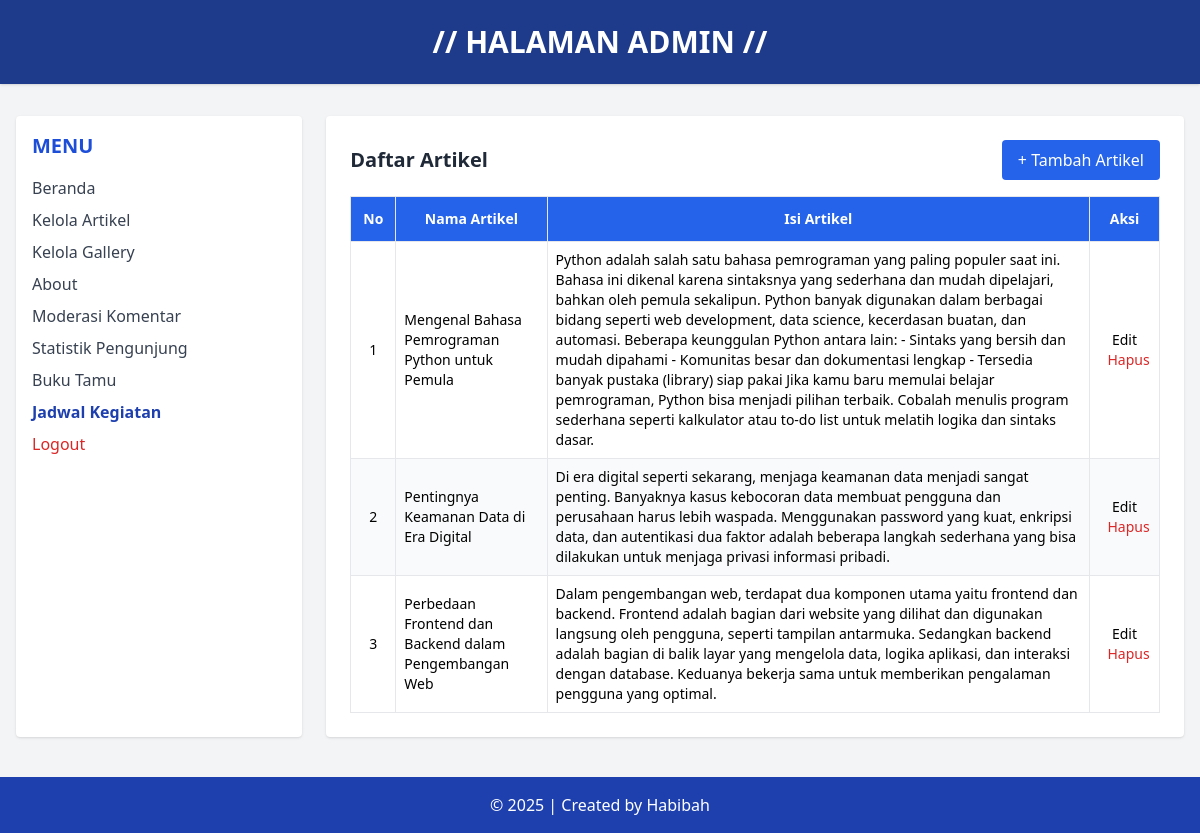
The page /admin/data_artikel.php (signed in) on the database its author committed.
### tables this page shows
CREATE TABLE `tbl_artikel` (
  `id_artikel` int(5) NOT NULL,
  `nama_artikel` text NOT NULL,
  `isi_artikel` text NOT NULL,
  `kategori` varchar(100) NOT NULL
);

### admin/data_artikel.php (the view, shortened to what this page needs)
<?php
include('../koneksi.php');
?>
<!DOCTYPE html>
<html lang="en">
<head>
    <script src="https://cdn.tailwindcss.com"></script>
</head>
<body class="bg-gray-100 min-h-screen">
    <header class="bg-blue-900 text-white text-center py-6 shadow">
        <h1 class="text-3xl font-bold">// HALAMAN ADMIN //</h1>
    </header>
    <div class="flex max-w-7xl mx-auto mt-8 px-4">
        <aside class="w-1/4 bg-white rounded shadow p-4">
            <h2 class="text-xl font-semibold text-blue-700 mb-4 textcenter">MENU</h2>
            <ul class="space-y-2 text-gray-700">
                <li><a href="beranda_admin.php" class="block hover:text-blue-600">Beranda</a></li>
                <li><a href="data_artikel.php" class="block hover:text-blue-600">Kelola Artikel</a></li>
                <li><a href="data_gallery.php" class="block hover:text-blue-600">Kelola Gallery</a></li>
                <li><a href="about.php" class="block hover:text-blue-600">About</a></li>
                <li><a href="data_komentar.php" class="block hover:text-blue-600">Moderasi Komentar</a></li>
                <li><a href="statistik.php" class="block hover:text-blue-600">Statistik Pengunjung</a></li>
                <li><a href="data_pesan.php" class="block hover:text-blue-600">Buku Tamu</a></li>
                <li><a href="data_kegiatan.php" class="block font-semibold text-blue-800">Jadwal Kegiatan</a></li>
                <li>
                    <a href="logout.php" onclick="return confirm('Apakah anda yakin ingin keluar?');"
                        class="block text-red-600 hover:underline font-medium">Logout</a>
                </li>
            </ul>
        </aside>
        <main class="w-3/4 bg-white rounded shadow p-6 ml-6">
            <div class="flex justify-between items-center mb-4">
                <h2 class="text-xl font-bold text-gray-800">Daftar Artikel</h2>
                <a href="add_artikel.php"
                    class="bg-blue-600 text-white px-4 py-2 rounded hover:bg-blue-700
transition">+ Tambah Artikel</a>
            </div>
            <table class="min-w-full table-auto border border-gray-300 text-sm">
                <thead class="bg-blue-600 text-white">
                    <tr>
                        <th class="p-3 border">No</th>
                        <th class="p-3 border">Nama Artikel</th>
                        <th class="p-3 border">Isi Artikel</th>
                        <th class="p-3 border">Aksi</th>
                    </tr>
                </thead>
                <tbody>
                    <?php
                    $sql = "SELECT * FROM tbl_artikel";
                    $query = mysqli_query($db, $sql);
                    $no = 1;
                    while ($data = mysqli_fetch_array($query)) {
                        echo "<tr class='even:bg-gray-50'>";
                        echo "<td class='border p-2 text-center'>" . $no++ . "</td>";
                        echo "<td class='border p-2'>" .
                            htmlspecialchars($data['nama_artikel']) . "</td>";
                        echo "<td class='border p-2'>" .
                            htmlspecialchars($data['isi_artikel']) . "</td>";
                        echo "<td class='border p-2 text-center space-x-2'>
<a
href='edit_artikel.php?id_artikel={$data['id_artikel']}' class='text-blue600 hover:underline'>Edit</a>
 <a
href='delete_artikel.php?id_artikel={$data['id_artikel']}'
onclick='return confirm(\"Yakin ingin menghapus?\")'
class='text-red-600 hover:underline'>Hapus</a>
</td>";
                        echo "</tr>";
                    }
                    ?>
                </tbody>
            </table>
        </main>
    </div>
    <footer class="bg-blue-800 text-white text-center py-4 mt-10">
        &copy; <?php echo date('Y'); ?> | Created by Habibah
    </footer>
</body>
</html>

### rows shown on the page
tbl_artikel: nama_artikel "Mengenal Bahasa Pemrograman Python untuk Pemula", isi_artikel "Python adalah salah satu bahasa pemrograman yang paling populer saat ini. Bahasa ini dikenal karena sintaksnya yang sederhana dan mudah dipelajari, bahkan oleh pemula sekalipun. Python banyak digunakan dalam berbagai bidang seperti web development, data science, kecerdasan buatan, dan automasi. Beberapa keunggulan Python antara lain: - Sintaks yang bersih dan mudah dipahami - Komunitas besar dan dokumentasi lengkap - Tersedia banyak pustaka (library) siap pakai Jika kamu baru memulai belajar pemrograman, Python bisa menjadi pilihan terbaik. Cobalah menulis program sederhana seperti kalkulator atau to-do list untuk melatih logika dan sintaks dasar."
tbl_artikel: nama_artikel "Pentingnya Keamanan Data di Era Digital", isi_artikel "Di era digital seperti sekarang, menjaga keamanan data menjadi sangat penting. Banyaknya kasus kebocoran data membuat pengguna dan perusahaan harus lebih waspada. Menggunakan password yang kuat, enkripsi data, dan autentikasi dua faktor adalah beberapa langkah sederhana yang bisa dilakukan untuk menjaga privasi informasi pribadi."
tbl_artikel: nama_artikel "Perbedaan Frontend dan Backend dalam Pengembangan Web", isi_artikel "Dalam pengembangan web, terdapat dua komponen utama yaitu frontend dan backend. Frontend adalah bagian dari website yang dilihat dan digunakan langsung oleh pengguna, seperti tampilan antarmuka. Sedangkan backend adalah bagian di balik layar yang mengelola data, logika aplikasi, dan interaksi dengan database. Keduanya bekerja sama untuk memberikan pengalaman pengguna yang optimal."
